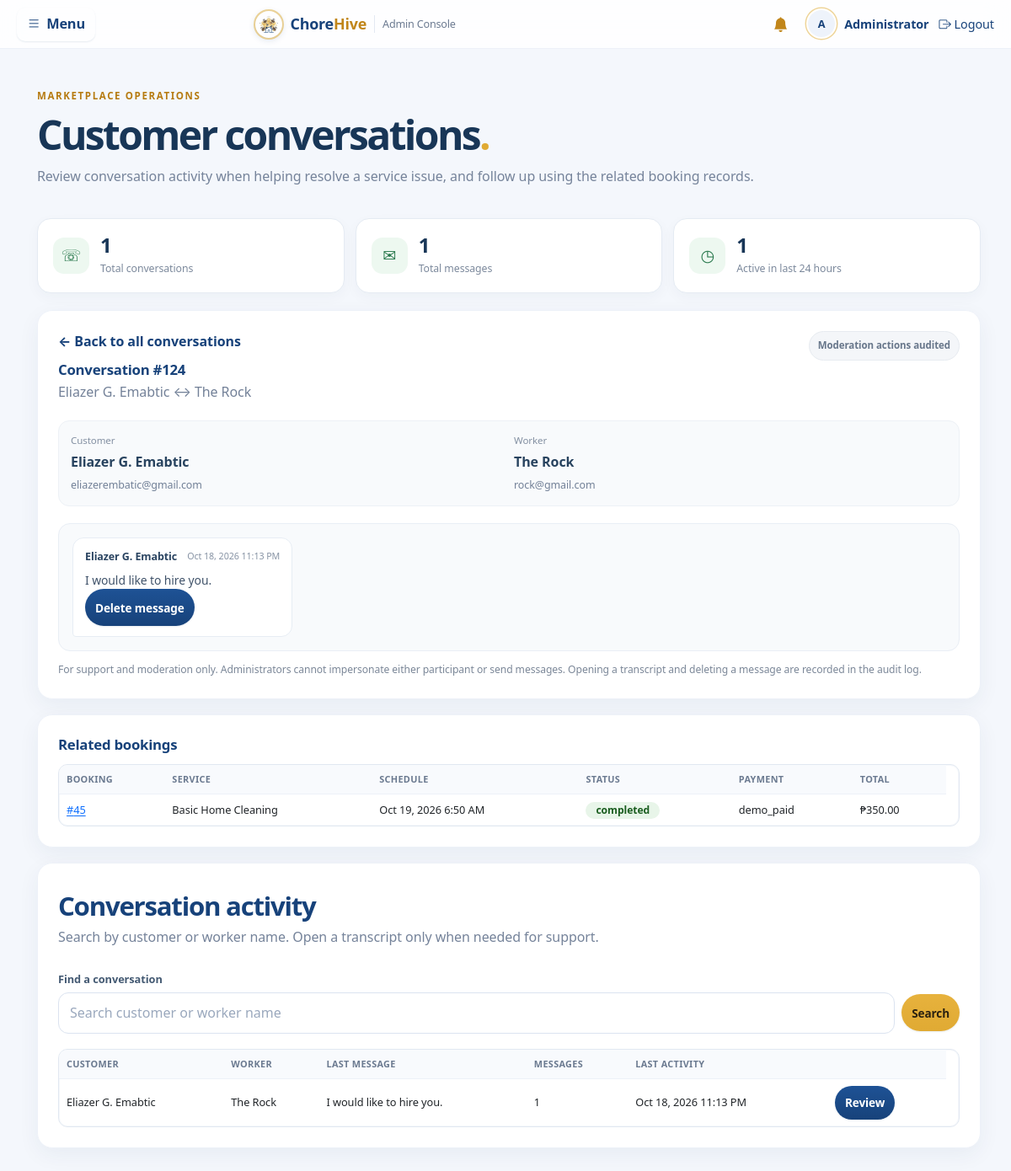
/admin/chats.php?thread=124 (signed in), run on the app's committed database.
### tables this page shows
CREATE TABLE chat_threads (
  id INT AUTO_INCREMENT PRIMARY KEY,
  client_id INT NOT NULL,
  worker_id INT NOT NULL,
  created_at TIMESTAMP DEFAULT CURRENT_TIMESTAMP,
  updated_at TIMESTAMP DEFAULT CURRENT_TIMESTAMP ON UPDATE CURRENT_TIMESTAMP,
  UNIQUE KEY unique_client_worker (client_id, worker_id),
  FOREIGN KEY (client_id) REFERENCES users(id) ON DELETE CASCADE,
  FOREIGN KEY (worker_id) REFERENCES users(id) ON DELETE CASCADE
);

CREATE TABLE users (
  id INT AUTO_INCREMENT PRIMARY KEY,
  name VARCHAR(100) NOT NULL,
  email VARCHAR(120) NOT NULL UNIQUE,
  password VARCHAR(255) NOT NULL,
  role ENUM('client','worker','admin') NOT NULL DEFAULT 'client',
  worker_approved TINYINT(1) NOT NULL DEFAULT 0,
  phone VARCHAR(30),
  address VARCHAR(255),
  city VARCHAR(100) NULL,
  bio TEXT,
  avatar VARCHAR(255) NULL,
  is_new TINYINT(1) DEFAULT 1,
  created_at TIMESTAMP DEFAULT CURRENT_TIMESTAMP
);

CREATE TABLE chat_messages (
  id BIGINT AUTO_INCREMENT PRIMARY KEY,
  thread_id INT NOT NULL,
  sender_id INT NOT NULL,
  message TEXT NOT NULL,
  is_deleted TINYINT(1) NOT NULL DEFAULT 0,
  created_at TIMESTAMP DEFAULT CURRENT_TIMESTAMP,
  INDEX idx_thread_message (thread_id, id),
  FOREIGN KEY (thread_id) REFERENCES chat_threads(id) ON DELETE CASCADE,
  FOREIGN KEY (sender_id) REFERENCES users(id) ON DELETE CASCADE
);

CREATE TABLE bookings (
  id INT AUTO_INCREMENT PRIMARY KEY,
  client_id INT NOT NULL,
  worker_id INT NULL,
  service_id INT NOT NULL,
  schedule DATETIME NOT NULL,
  address VARCHAR(255) NOT NULL,
  notes TEXT,
  status ENUM('pending','assigned','in_progress','awaiting_verification','completed','cancelled') DEFAULT 'pending',
  payment_status ENUM('unpaid','paid','demo_paid') NOT NULL DEFAULT 'unpaid',
  payment_method ENUM('cash','gcash','maya') NOT NULL DEFAULT 'cash',
  payment_reference VARCHAR(80) NULL,
  paid_at DATETIME NULL,
  paymongo_checkout_id VARCHAR(80) NULL,
  paymongo_payment_id VARCHAR(80) NULL,
  client_started_ack TINYINT(1) NOT NULL DEFAULT 0,
  cancel_reason VARCHAR(255) NULL,
  address_lat DECIMAL(10,7) NULL,
  address_lng DECIMAL(10,7) NULL,
  total_price DECIMAL(10,2) NOT NULL DEFAULT 0,
  created_at TIMESTAMP DEFAULT CURRENT_TIMESTAMP,
  FOREIGN KEY (client_id) REFERENCES users(id),
  FOREIGN KEY (worker_id) REFERENCES users(id),
  FOREIGN KEY (service_id) REFERENCES services(id)
);

CREATE TABLE services (
  id INT AUTO_INCREMENT PRIMARY KEY,
  name VARCHAR(100) NOT NULL,
  description TEXT,
  base_price DECIMAL(10,2) NOT NULL,
  duration_hours INT DEFAULT 2
);

### config.php (called while the page is built, shortened)
<?php
function e($s) { return htmlspecialchars($s ?? '', ENT_QUOTES, 'UTF-8'); }
function status_class($s) {
    return ['pending'=>'warn','assigned'=>'info','in_progress'=>'info',
            'awaiting_verification'=>'warn','completed'=>'ok','cancelled'=>'err'][$s] ?? '';
}

### admin/chats.php (the view, shortened to what this page needs)
<?php
require '../config.php';
$threadId = filter_input(INPUT_GET, 'thread', FILTER_VALIDATE_INT) ?: 0;
$search = trim((string)($_GET['q'] ?? ''));
$selectedThread = null;
$messages = [];
$relatedBookings = [];
if ($threadId > 0) {
    $detail = $conn->prepare("SELECT t.id,t.client_id,t.worker_id,t.created_at,t.updated_at,c.name client,c.email client_email,w.name worker,w.email worker_email FROM chat_threads t JOIN users c ON c.id=t.client_id JOIN users w ON w.id=t.worker_id WHERE t.id=?");
    $detail->bind_param('i', $threadId);
    $detail->execute();
    $selectedThread = $detail->get_result()->fetch_assoc();
    if ($selectedThread) {
        $msgStmt = $conn->prepare('SELECT m.id,m.sender_id,m.message,m.is_deleted,m.created_at,s.name sender,s.role sender_role FROM chat_messages m JOIN users s ON s.id=m.sender_id WHERE m.thread_id=? ORDER BY m.id ASC LIMIT 500');
        $msgStmt->bind_param('i', $threadId);
        $msgStmt->execute();
        $messages = $msgStmt->get_result()->fetch_all(MYSQLI_ASSOC);
        $bookStmt = $conn->prepare('SELECT b.id,b.schedule,b.status,b.payment_status,b.total_price,s.name service FROM bookings b JOIN services s ON s.id=b.service_id WHERE b.client_id=? AND b.worker_id=? ORDER BY b.created_at DESC LIMIT 8');
        $bookStmt->bind_param('ii', $selectedThread['client_id'], $selectedThread['worker_id']);
        $bookStmt->execute();
        $relatedBookings = $bookStmt->get_result()->fetch_all(MYSQLI_ASSOC);
    } else {
        flash('That conversation could not be found.', 'error');
        header('Location: chats.php');
        exit;
    }
}
$conversationCount = (int)$conn->query('SELECT COUNT(*) c FROM chat_threads')->fetch_assoc()['c'];
$messageCount = (int)$conn->query('SELECT COUNT(*) c FROM chat_messages')->fetch_assoc()['c'];
$activeToday = (int)$conn->query("SELECT COUNT(*) c FROM chat_threads WHERE updated_at >= NOW() - INTERVAL 1 DAY")->fetch_assoc()['c'];
if ($search !== '') {
    $like = '%' . $search . '%';
    $stmt = $conn->prepare("SELECT t.id,t.created_at,t.updated_at,c.name client,w.name worker,(SELECT COUNT(*) FROM chat_messages m WHERE m.thread_id=t.id) message_count,(SELECT IF(m.is_deleted=1,'Message deleted',m.message) FROM chat_messages m WHERE m.thread_id=t.id ORDER BY m.id DESC LIMIT 1) last_message,(SELECT m.created_at FROM chat_messages m WHERE m.thread_id=t.id ORDER BY m.id DESC LIMIT 1) last_message_at FROM chat_threads t JOIN users c ON c.id=t.client_id JOIN users w ON w.id=t.worker_id WHERE c.name LIKE ? OR w.name LIKE ? ORDER BY t.updated_at DESC");
    $stmt->bind_param('ss', $like, $like);
    $stmt->execute();
    $res = $stmt->get_result();
} else {
    $res = $conn->query("SELECT t.id,t.created_at,t.updated_at,c.name client,w.name worker,(SELECT COUNT(*) FROM chat_messages m WHERE m.thread_id=t.id) message_count,(SELECT IF(m.is_deleted=1,'Message deleted',m.message) FROM chat_messages m WHERE m.thread_id=t.id ORDER BY m.id DESC LIMIT 1) last_message,(SELECT m.created_at FROM chat_messages m WHERE m.thread_id=t.id ORDER BY m.id DESC LIMIT 1) last_message_at FROM chat_threads t JOIN users c ON c.id=t.client_id JOIN users w ON w.id=t.worker_id ORDER BY t.updated_at DESC");
}
require '../layout.php';
?>
<div class="page-intro"><span class="eyebrow">MARKETPLACE OPERATIONS</span><h1>Customer conversations<span class="heading-period">.</span></h1><p>Review conversation activity when helping resolve a service issue, and follow up using the related booking records.</p></div>
<div class="market-admin-stats">
  <div class="market-admin-stat"><span class="market-admin-stat-icon">☏</span><div><b><?= $conversationCount ?></b><small>Total conversations</small></div></div>
  <div class="market-admin-stat"><span class="market-admin-stat-icon">✉</span><div><b><?= $messageCount ?></b><small>Total messages</small></div></div>
  <div class="market-admin-stat"><span class="market-admin-stat-icon">◷</span><div><b><?= $activeToday ?></b><small>Active in last 24 hours</small></div></div>
</div>
<?php if ($selectedThread): ?>
  <div class="card admin-conversation-detail">
    <div class="admin-conversation-title"><div><a class="market-text-link" href="chats.php">← Back to all conversations</a><h2>Conversation #<?= (int)$selectedThread['id'] ?></h2><p><?= e($selectedThread['client']) ?> ↔ <?= e($selectedThread['worker']) ?></p></div><span class="admin-readonly-pill">Moderation actions audited</span></div>
    <div class="admin-conversation-participants"><div><small>Customer</small><b><?= e($selectedThread['client']) ?></b><span><?= e($selectedThread['client_email']) ?></span></div><div><small>Worker</small><b><?= e($selectedThread['worker']) ?></b><span><?= e($selectedThread['worker_email']) ?></span></div></div>
    <div class="admin-transcript" aria-label="Conversation transcript">
      <?php if (!$messages): ?><p class="muted">No messages have been sent in this conversation.</p><?php else: foreach ($messages as $m): ?><article class="admin-transcript-message <?= $m['sender_role']==='worker'?'worker-message':'client-message' ?>"><div class="admin-transcript-meta"><b><?= e($m['sender']) ?></b><span><?= date('M j, Y g:i A', strtotime($m['created_at'])) ?></span></div><p><?= (int)$m['is_deleted'] === 1 ? 'Message deleted' : nl2br(e($m['message'])) ?></p><?php if ((int)$m['is_deleted'] !== 1): ?><form method="post" data-confirm="Delete this message for both conversation participants? This cannot be undone." data-confirm-title="Delete message" data-confirm-yes="Yes, delete"><?= csrf_field() ?><button class="btn btn-sm btn-sec" name="delete_message" value="<?= (int)$m['id'] ?>">Delete message</button></form><?php endif; ?></article><?php endforeach; endif; ?>
    </div>
    <p class="admin-privacy-note">For support and moderation only. Administrators cannot impersonate either participant or send messages. Opening a transcript and deleting a message are recorded in the audit log.</p>
  </div>
  <div class="card"><h2>Related bookings</h2><?php if (!$relatedBookings): ?><p class="muted">No bookings between this customer and worker yet. They may still be discussing a potential hire.</p><?php else: ?><div class="table-wrap"><table><thead><tr><th>Booking</th><th>Service</th><th>Schedule</th><th>Status</th><th>Payment</th><th>Total</th></tr></thead><tbody><?php foreach ($relatedBookings as $b): ?><tr><td><a href="bookings.php">#<?= (int)$b['id'] ?></a></td><td><?= e($b['service']) ?></td><td><?= date('M j, Y g:i A', strtotime($b['schedule'])) ?></td><td><span class="badge <?= status_class($b['status']) ?>"><?= e(str_replace('_',' ',$b['status'])) ?></span></td><td><?= e($b['payment_status']) ?></td><td>₱<?= number_format((float)$b['total_price'],2) ?></td></tr><?php endforeach; ?></tbody></table></div><?php endif; ?></div>
<?php endif; ?>
<div class="card admin-conversations-list">
  <div class="section-heading compact"><div><h2>Conversation activity</h2><p>Search by customer or worker name. Open a transcript only when needed for support.</p></div></div>
  <form class="admin-chat-search" method="get"><label for="chatSearch">Find a conversation</label><div><input id="chatSearch" name="q" value="<?= e($search) ?>" placeholder="Search customer or worker name"><button class="btn btn-sm">Search</button><?php if ($search !== ''): ?><a class="btn btn-sec btn-sm" href="chats.php">Clear</a><?php endif; ?></div></form>
  <div class="table-wrap"><table><thead><tr><th>Customer</th><th>Worker</th><th>Last message</th><th>Messages</th><th>Last activity</th><th></th></tr></thead><tbody>
  <?php if (!$res->num_rows): ?><tr><td colspan="6" class="muted">No conversations match your search.</td></tr><?php else: while ($t=$res->fetch_assoc()): ?><tr><td><?= e($t['client']) ?></td><td><?= e($t['worker']) ?></td><td><?= e(mb_strimwidth($t['last_message']?:'No messages yet',0,78,'…')) ?></td><td><?= (int)$t['message_count'] ?></td><td><?= $t['last_message_at']?date('M j, Y g:i A',strtotime($t['last_message_at'])):'—' ?></td><td><a class="btn btn-sm btn-sec" href="chats.php?thread=<?= (int)$t['id'] ?>">Review</a></td></tr><?php endwhile; endif; ?>
  </tbody></table></div>
</div>
<?php require '../footer.php'; ?>

### layout.php (style rules this page uses)
:root { --navy:#17427a; --navy-dark:#0f2d55; --honey:#e0aa33; --honey-dark:#c1861a; --dark:#17427a; --bg:#f4f7fc; --card:#fff; --ink:#1f2c44; --muted:#6b7a90; --line:#e3e9f2; --line-2:#edf1f8; --ok:#2e7d32; --warn:#b7791f; --err:#c62828; --info:#1565c0; --ok-bg:#e8f5e9; --warn-bg:#fdf3e3; --err-bg:#fdecea; --info-bg:#e8f0fd; --radius:16px; --radius-sm:10px; --radius-pill:999px; --shadow-sm:0 1px 2px rgba(23,66,122,.06), 0 1px 3px rgba(23,66,122,.04); --shadow:0 1px 2px rgba(23,66,122,.05), 0 6px 20px rgba(23,66,122,.07); --shadow-lg:0 12px 38px rgba(23,66,122,.15); --ring:0 0 0 3px rgba(224,170,51,.35); --ease:cubic-bezier(.4,0,.2,1); --fast:.15s; --med:.25s; --slow:.45s; }
* ,*::before,*::after { box-sizing:border-box; }
body,h1,h2,h3,h4,h5,p,ul,ol,figure { margin:0; }
html { -webkit-text-size-adjust:100%; scroll-behavior:smooth; }
body { font-family:'Segoe UI',system-ui,-apple-system,sans-serif; background:var(--bg); color:var(--ink); min-height:100vh; line-height:1.55; letter-spacing:-.005em; -webkit-font-smoothing:antialiased; }
.card { background:var(--card); border:1px solid var(--line-2); border-radius:var(--radius); padding:24px; margin-bottom:18px; box-shadow:var(--shadow); transition:box-shadow var(--med) var(--ease), border-color var(--med) var(--ease); }
h1 { font-size:1.6rem; margin-bottom:14px; letter-spacing:-.022em; line-height:1.25; }
h2 { font-size:1.05rem; color:var(--navy); margin-bottom:12px; letter-spacing:-.01em; }
input,select,textarea { width:100%; padding:11px 13px; margin:6px 0 14px; border:1.5px solid #dbe3f0; border-radius:var(--radius-sm); font:inherit; color:var(--ink); background:#fff; transition:border-color var(--fast) var(--ease), box-shadow var(--fast) var(--ease); }
input::placeholder, textarea::placeholder { color:#9aa8bd; }
button,.btn { background:linear-gradient(180deg,#e7b23d,var(--honey)); color:#2a2110; border:0; padding:10px 18px; border-radius:var(--radius-sm); cursor:pointer; text-decoration:none; display:inline-block; font:inherit; font-weight:600; box-shadow:0 1px 2px rgba(23,66,122,.1); transition:transform var(--fast) var(--ease), box-shadow var(--med) var(--ease), background var(--fast) var(--ease); }
.btn-sm { padding:7px 13px; font-size:.85rem; border-radius:9px; }
.btn-sec { background:linear-gradient(180deg,#1e5295,var(--navy)); color:#fff; }
.table-wrap { overflow-x:auto; border:1px solid var(--line-2); border-radius:var(--radius-sm); background:var(--card); }
table { width:100%; border-collapse:collapse; margin-top:0; min-width:520px; }
th,td { text-align:left; padding:12px 14px; border-bottom:1px solid var(--line-2); font-size:.92rem; vertical-align:middle; }
th { color:var(--muted); font-size:.73rem; text-transform:uppercase; letter-spacing:.07em; font-weight:700; background:#f8fafd; }
tbody tr { transition:background var(--fast) var(--ease); }
tbody tr:last-child td { border-bottom:0; }
.badge { display:inline-flex; align-items:center; padding:4px 12px; border-radius:var(--radius-pill); font-size:.76rem; font-weight:600; white-space:nowrap; }
.ok { background:var(--ok) }
.badge.ok { background:var(--ok-bg);color:#1b5e20 }
label { font-size:.86rem; font-weight:600; color:#33425c; }
body.adminpage { font-family:'Segoe UI',system-ui,-apple-system,sans-serif; }
body { font-family:'Inter','Segoe UI',system-ui,-apple-system,sans-serif; }
.card { border:1px solid var(--line-2); border-radius:20px; box-shadow:var(--shadow); transition:box-shadow var(--med) var(--ease), transform var(--med) var(--ease); }
h1 { font-weight:800; letter-spacing:-.025em; }
.btn, button { border-radius:var(--radius-pill); }
th { text-transform:uppercase; font-size:.72rem; letter-spacing:.07em; color:var(--muted); }
body.adminpage table { min-width:0; }
body.adminpage .card { padding:24px; }
body.adminpage .table-wrap { border:0; }

### data on the page
chat_threads: id "124", client.name "Eliazer G. Emabtic", worker.name "The Rock", client.email "eliazerembatic@gmail.com", worker.email "rock@gmail.com", last_message "I would like to hire you.", message_count "1", last_message_at "Oct 18, 2026 11:13 PM"
chat_messages: sender.name "Eliazer G. Emabtic", created_at "Oct 18, 2026 11:13 PM", message "I would like to hire you.", $m['id'] 53 (drawn)
bookings: id "45", service.name "Basic Home Cleaning", schedule "Oct 19, 2026 6:50 AM", status "completed", payment_status "demo_paid", total_price "350.00"

### other printed values
initials($u['name']) "A"
$u['name'] "Administrator"
$conversationCount "1"
$messageCount "1"
$activeToday "1"
